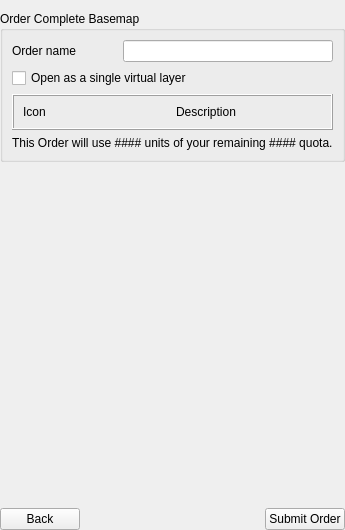
     <widget class="QWidget" name="orderNamePage">
      <layout class="QVBoxLayout" name="verticalLayout_8">
       <property name="leftMargin">
        <number>0</number>
       </property>
       <property name="rightMargin">
        <number>0</number>
       </property>
       <property name="bottomMargin">
        <number>0</number>
       </property>
       <item>
        <widget class="QGroupBox" name="grpBoxNamePage">
         <property name="title">
          <string>Order Complete Basemap</string>
         </property>
         <layout class="QGridLayout" name="gridLayout_2">
          <item row="0" column="0">
           <widget class="QLabel" name="label_5">
            <property name="text">
             <string>Order name</string>
            </property>
           </widget>
          </item>
          <item row="1" column="0" colspan="3">
           <widget class="QCheckBox" name="chkLoadAsVirtualLayer">
            <property name="text">
             <string>Open as a single virtual layer</string>
            </property>
           </widget>
          </item>
          <item row="3" column="0" colspan="3">
           <widget class="QLabel" name="labelOrderInfo">
            <property name="text">
             <string>This Order will use #### units of your remaining #### quota.</string>
            </property>
           </widget>
          </item>
          <item row="0" column="1" colspan="2">
           <widget class="QLineEdit" name="txtOrderName"/>
          </item>
          <item row="2" column="0" colspan="3">
           <widget class="QFrame" name="frame">
            <property name="frameShape">
             <enum>QFrame::Box</enum>
            </property>
            <property name="frameShadow">
             <enum>QFrame::Raised</enum>
            </property>
            <layout class="QHBoxLayout" name="horizontalLayout_3">
             <item>
              <widget class="QLabel" name="labelOrderIcon">
               <property name="text">
                <string>Icon</string>
               </property>
              </widget>
             </item>
             <item>
              <widget class="QLabel" name="labelOrderDescription">
               <property name="text">
                <string>Description</string>
               </property>
              </widget>
             </item>
            </layout>
           </widget>
          </item>
         </layout>
        </widget>
       </item>
       <item>
        <spacer name="verticalSpacer_2">
         <property name="orientation">
          <enum>Qt::Vertical</enum>
         </property>
         <property name="sizeHint" stdset="0">
          <size>
           <width>20</width>
           <height>340</height>
          </size>
         </property>
        </spacer>
       </item>
       <item>
        <layout class="QHBoxLayout" name="horizontalLayout_4">
         <item>
          <widget class="QPushButton" name="btnBackNamePage">
           <property name="text">
            <string>Back</string>
           </property>
          </widget>
         </item>
         <item>
          <spacer name="horizontalSpacer_3">
           <property name="orientation">
            <enum>Qt::Horizontal</enum>
           </property>
           <property name="sizeHint" stdset="0">
            <size>
             <width>40</width>
             <height>20</height>
            </size>
           </property>
          </spacer>
         </item>
         <item>
          <widget class="QPushButton" name="btnSubmitOrder">
           <property name="text">
            <string>Submit Order</string>
           </property>
          </widget>
         </item>
        </layout>
       </item>
      </layout>
     </widget>
